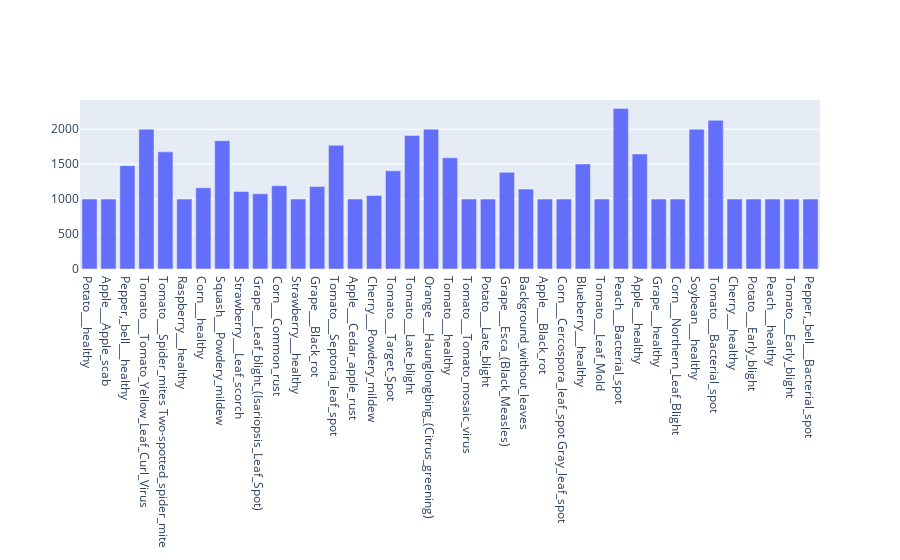

This figure's notebook cell:
### Code cell
df = pd.DataFrame({'Labels': list(dict_next.keys()), 'Counts': list(dict_next.values())})
fig = go.Figure([go.Bar(x=df['Labels'], y=df['Counts'])])
iplot(fig)

### Figure 1 — Plotly figure (JSON) as saved in the notebook; plotly's stock layout.template omitted (floating-point values rounded to 4 significant figures)
{"data": [{"type": "bar", "x": ["Potato___healthy", "Apple___Apple_scab", "Pepper,_bell___healthy", "Tomato___Tomato_Yellow_Leaf_Curl_Virus", "Tomato___Spider_mites Two-spotted_spider_mite", "Raspberry___healthy", "Corn___healthy", "Squash___Powdery_mildew", "Strawberry___Leaf_scorch", "Grape___Leaf_blight_(Isariopsis_Leaf_Spot)", "Corn___Common_rust", "Strawberry___healthy", "Grape___Black_rot", "Tomato___Septoria_leaf_spot", "Apple___Cedar_apple_rust", "Cherry___Powdery_mildew", "Tomato___Target_Spot", "Tomato___Late_blight", "Orange___Haunglongbing_(Citrus_greening)", "Tomato___healthy", "Tomato___Tomato_mosaic_virus", "Potato___Late_blight", "Grape___Esca_(Black_Measles)", "Background_without_leaves", "Apple___Black_rot", "Corn___Cercospora_leaf_spot Gray_leaf_spot", "Blueberry___healthy", "Tomato___Leaf_Mold", "Peach___Bacterial_spot", "Apple___healthy", "Grape___healthy", "Corn___Northern_Leaf_Blight", "Soybean___healthy", "Tomato___Bacterial_spot", "Cherry___healthy", "Potato___Early_blight", "Peach___healthy", "Tomato___Early_blight", "Pepper,_bell___Bacterial_spot"], "y": [1000, 1000, 1478, 2000, 1676, 1000, 1162, 1835, 1109, 1076, 1192, 1000, 1180, 1771, 1000, 1052, 1404, 1909, 2000, 1591, 1000, 1000, 1383, 1143, 1000, 1000, 1502, 1000, 2297, 1645, 1000, 1000, 2000, 2127, 1000, 1000, 1000, 1000, 1000]}], "layout": {}}
